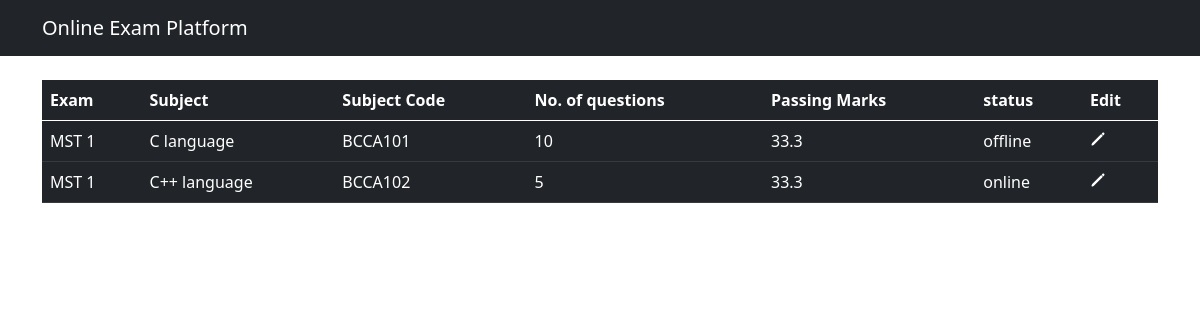
The app's page /exams/ with its own data.
### exams/models.py (models this page shows, shortened)
class Exam(models.Model):
    created_at = models.DateTimeField(auto_now_add=True)
    title = models.CharField(max_length=255)
    status = models.CharField(max_length=255, choices=EXAM_STATUS_CHOICE, default='offline')
    subject = models.ForeignKey(Subject, on_delete=models.CASCADE, related_name='subject')
    num_questions = models.IntegerField()
    passing_marks = models.FloatField()

class Subject(models.Model):
    subject_code = models.CharField(max_length=255, primary_key=True)
    name = models.CharField(max_length=255)

### exams/views.py (the view)
# urls.py: path('', HomeView.as_view(), name='home'),
class HomeView(ListView):
    model = Exam
    template_name = 'home.html'

### exams/templates/home.html
{% extends 'base.html' %}
{% block content %}
    <br>
        <div class="table-responsive">
            <table class="table table-dark">
                <thead>
                    <th>Exam</th>
                    <th>Subject</th>
                    <th>Subject Code</th>
                    <th>No. of questions</th>
                    <th>Passing Marks</th>
                    <th>status</th>
                    <th>Edit</th>
                </thead>
                {% for exam in object_list %}
                        <tr>
                            <td><a href="{% url 'exam' exam.id %}" class='text-white' style="text-decoration: none;">{{ exam.title }}</a></td>
                            <td><a href="{% url 'exam' exam.id %}" class='text-white' style="text-decoration: none;">{{ exam.subject.name }}</a></td>
                            <td><a href="{% url 'exam' exam.id %}" class='text-white' style="text-decoration: none;">{{ exam.subject.subject_code }}</a></td>
                            <td><a href="{% url 'exam' exam.id %}" class='text-white' style="text-decoration: none;">{{ exam.num_questions }}</a></td>
                            <td><a href="{% url 'exam' exam.id %}" class='text-white' style="text-decoration: none;">{{ exam.passing_marks }}</a></td>
                            <td><a href="{% url 'exam' exam.id %}" class='text-white' style="text-decoration: none;">{{ exam.status }}</a></td>
                            <td><a href="#" class="text-whtie"><ion-icon name="pencil" class='text-white'></ion-icon></a></td>
                    </tr>
                {% endfor %}
            </table>
        </div>
{% endblock %}

### records on screen
Exam: title "MST 1", subject.name "C language", subject.subject_code "BCCA101", num_questions "10", passing_marks "33.3", status "offline"
Exam: title "MST 1", subject.name "C++ language", subject.subject_code "BCCA102", num_questions "5", passing_marks "33.3", status "online"
